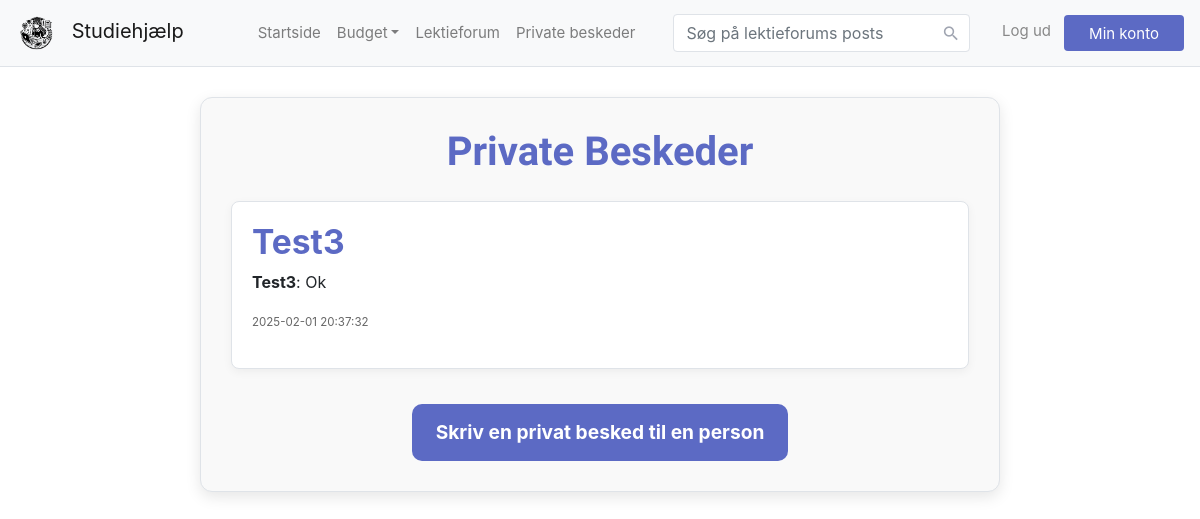
Page /privatemessages (signed in) on the committed database.
### tables this page shows
CREATE TABLE people (
    id              INTEGER NOT NULL,
    username        TEXT NOT NULL,
    grade           TEXT NOT NULL,
    filename        TEXT,
    PRIMARY KEY(id AUTOINCREMENT)
);

### app.py (the view)
@app.route("/privatemessages")
@login_required
def private_messages():
    messages = list()
    conn = sqlite3.connect("database.db")
    conn.row_factory = sqlite3.Row
    cur = conn.cursor()
    query = """SELECT
                CASE
                    WHEN privateMessages.senderid = ? THEN (SELECT username FROM people WHERE id = privateMessages.recipientid)
                    WHEN privateMessages.recipientid = ? THEN (SELECT username FROM people WHERE id = privateMessages.senderid)
                END AS other_username,
                people.username AS username, MAX(privateMessages.date) AS latest_date, privateMessages.message AS message
                FROM privateMessages
                INNER JOIN people ON people.id = privateMessages.senderid
                WHERE privateMessages.senderid = ? OR privateMessages.recipientid = ?
                GROUP BY other_username ORDER BY latest_date DESC"""
    rows = cur.execute(query, (session["user_id"],)*4)
    for row in rows:
        messages.append(dict(row))
    conn.close()
    if not len(messages) == 0:
        if len(messages) < 2 and messages[0]["message"] == None:
            messages = None
    else:
        messages = None
    return render_template("privatemessages.html", messages=messages)

### app.py (called while the page is built)
@app.after_request
def after_request(response):
    response.headers["Cache-Control"] = "no-cache, no-store, must-revalidate"
    response.headers["Expires"] = 0
    response.headers["Pragma"] = "no-cache"
    return response

### helpers.py (called while the page is built)
def login_required(f):
    @wraps(f)
    def decorated_function(*args, **kwargs):
        if session.get("user_id") is None:
            return redirect("/login")
        return f(*args, **kwargs)
    return decorated_function

### templates/privatemessages.html (shortened to what this page needs)
{% extends "layout.html" %}
{% block body %}
    <div class="messages-container">
        <h1 class="messages-title">Private Beskeder</h1>
        {% if messages %}
            {% for message in messages %}
                <div class="message-card">
                    <h4>
                        <a href="/privatemessages/{{ message.other_username }}" class="username-link">
                            {{ message.other_username }}
                        </a>
                    </h4>
                    <p><strong>{{ message.username }}</strong>: {{ message.message }}</p>
                    <p class="message-date"><small>{{ message.latest_date }}</small></p>
                </div>
            {% endfor %}
        {% else %}
            <p class="no-messages">Ingen beskeder 😞 Vil du gerne skrive til en?</p>
        {% endif %}
        <a href="/privatemessages/write" class="write-message-btn">
            Skriv en privat besked til en person
        </a>
    </div>
{% endblock %}

### static/styles.css (style rules this page uses)
body { font-family: 'Varela Round', sans-serif; background-image: var(--body-bg); height: 100vh; margin: 0; display: block; }

### templates/privatemessages.html (style rules this page uses)
.messages-container { max-width: 800px; margin: 0 auto; padding: 30px; background: #f9f9f9; border: 1px solid #dfe3e8; border-radius: 12px; box-shadow: 0 5px 15px rgba(0, 0, 0, 0.1); text-align: center; }
.messages-title { font-size: 2.5em; font-weight: bold; color: #5c6ac4; font-family: 'Varela Round', sans-serif; margin-bottom: 25px; }
.message-card { background: #ffffff; padding: 20px; margin-bottom: 15px; border-radius: 8px; border: 1px solid #dfe3e8; box-shadow: 0 3px 10px rgba(0, 0, 0, 0.05); text-align: left; }
.username-link { color: #5c6ac4; font-weight: bold; text-decoration: none; font-size: 1.4em; }
.message-date { font-size: 0.9em; color: #666; }
.write-message-btn { display: inline-block; margin-top: 20px; padding: 14px 24px; background: #5c6ac4; color: #fff; text-decoration: none; border-radius: 10px; font-size: 1.2em; font-weight: bold; transition: background 0.3s ease; }

### rows in the picture
people: other_username "Test3", username "Test3", message "Ok", latest_date "2025-02-01 20:37:32"
